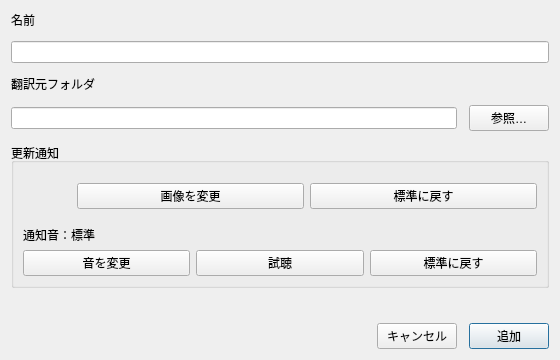
<?xml version="1.0" encoding="UTF-8"?>
<ui version="4.0">
 <class>SourceWatchTargetDialog</class>
 <widget class="QDialog" name="SourceWatchTargetDialog">
  <property name="geometry"><rect><x>0</x><y>0</y><width>560</width><height>360</height></rect></property>
  <property name="minimumSize"><size><width>440</width><height>0</height></size></property>
  <property name="windowTitle"><string>監視対象を追加</string></property>
  <layout class="QVBoxLayout" name="layoutSourceWatchTarget">
   <property name="spacing"><number>12</number></property>
   <item>
    <layout class="QVBoxLayout" name="layoutTargetName">
     <item>
      <widget class="QLabel" name="labelTargetName">
       <property name="text"><string>名前</string></property>
       <property name="buddy"><cstring>editTargetName</cstring></property>
      </widget>
     </item>
     <item><widget class="QLineEdit" name="editTargetName"/></item>
    </layout>
   </item>
   <item>
    <layout class="QVBoxLayout" name="layoutSourceRoot">
     <item>
      <widget class="QLabel" name="labelSourceRoot">
       <property name="text"><string>翻訳元フォルダ</string></property>
       <property name="buddy"><cstring>editSourceRoot</cstring></property>
      </widget>
     </item>
     <item>
      <layout class="QHBoxLayout" name="layoutSourceRootInput">
       <item><widget class="QLineEdit" name="editSourceRoot"/></item>
       <item><widget class="QPushButton" name="buttonBrowseSourceRoot"><property name="text"><string>参照…</string></property><property name="autoDefault"><bool>false</bool></property></widget></item>
      </layout>
     </item>
    </layout>
   </item>
   <item><widget class="QGroupBox" name="groupNotification"><property name="title"><string>更新通知</string></property>
    <layout class="QVBoxLayout" name="layoutNotification">
     <item><layout class="QHBoxLayout" name="layoutNotificationIcon">
      <item><widget class="QLabel" name="labelNotificationIcon"><property name="minimumSize"><size><width>48</width><height>48</height></size></property><property name="maximumSize"><size><width>48</width><height>48</height></size></property><property name="text"><string/></property></widget></item>
      <item><widget class="QPushButton" name="buttonNotificationIconChoose"><property name="text"><string>画像を変更</string></property><property name="autoDefault"><bool>false</bool></property></widget></item>
      <item><widget class="QPushButton" name="buttonNotificationIconReset"><property name="text"><string>標準に戻す</string></property><property name="autoDefault"><bool>false</bool></property></widget></item>
     </layout></item>
     <item><widget class="QLabel" name="labelNotificationSound"><property name="text"><string>通知音：標準</string></property><property name="wordWrap"><bool>true</bool></property></widget></item>
     <item><layout class="QHBoxLayout" name="layoutNotificationSound">
      <item><widget class="QPushButton" name="buttonNotificationSoundChoose"><property name="text"><string>音を変更</string></property><property name="autoDefault"><bool>false</bool></property></widget></item>
      <item><widget class="QPushButton" name="buttonNotificationSoundPlay"><property name="text"><string>試聴</string></property><property name="autoDefault"><bool>false</bool></property></widget></item>
      <item><widget class="QPushButton" name="buttonNotificationSoundReset"><property name="text"><string>標準に戻す</string></property><property name="autoDefault"><bool>false</bool></property></widget></item>
     </layout></item>
    </layout>
   </widget></item>
   <item><spacer name="spacerTargetButtons"><property name="orientation"><enum>Qt::Vertical</enum></property><property name="sizeHint"><size><width>20</width><height>12</height></size></property></spacer></item>
   <item>
    <layout class="QHBoxLayout" name="layoutTargetButtons">
     <item><spacer name="spacerTargetButtonsLeft"><property name="orientation"><enum>Qt::Horizontal</enum></property><property name="sizeHint"><size><width>40</width><height>20</height></size></property></spacer></item>
     <item><widget class="QPushButton" name="buttonCancel"><property name="text"><string>キャンセル</string></property><property name="autoDefault"><bool>false</bool></property></widget></item>
     <item><widget class="QPushButton" name="buttonSubmit"><property name="text"><string>追加</string></property><property name="default"><bool>true</bool></property></widget></item>
    </layout>
   </item>
  </layout>
 </widget>
 <tabstops>
  <tabstop>editTargetName</tabstop>
  <tabstop>editSourceRoot</tabstop>
  <tabstop>buttonBrowseSourceRoot</tabstop>
  <tabstop>buttonCancel</tabstop>
  <tabstop>buttonSubmit</tabstop>
 </tabstops>
 <resources/>
 <connections>
  <connection>
   <sender>buttonCancel</sender>
   <signal>clicked()</signal>
   <receiver>SourceWatchTargetDialog</receiver>
   <slot>reject()</slot>
   <hints><hint type="sourcelabel"><x>340</x><y>190</y></hint><hint type="destinationlabel"><x>260</x><y>110</y></hint></hints>
  </connection>
 </connections>
</ui>
